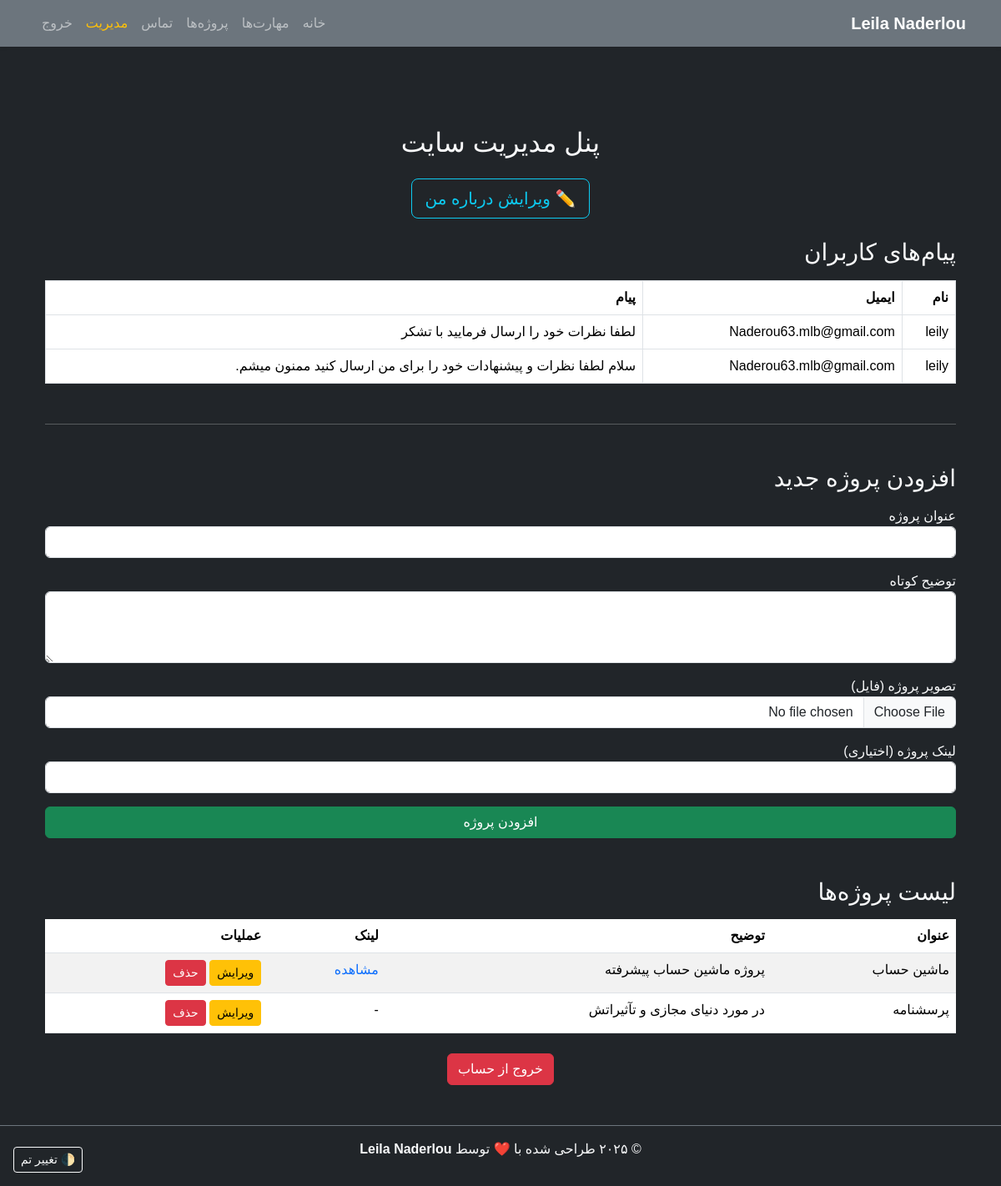
/admin (signed in), run on the app's committed database.
### app.py (models this page shows)
class Message(db.Model):
    id = db.Column(db.Integer, primary_key=True)
    name = db.Column(db.String(100))
    email = db.Column(db.String(120))
    message = db.Column(db.Text)

class Project(db.Model):
    id = db.Column(db.Integer, primary_key=True)
    title = db.Column(db.String(100), nullable=False)
    description = db.Column(db.Text, nullable=False)
    image_url = db.Column(db.String(250))
    link = db.Column(db.String(250))

### app.py (the view, shortened to what this page needs)
@app.route('/admin', methods=['GET', 'POST'])
def admin():
    if not session.get('admin'):
        flash("ابتدا وارد شوید ❌", "danger")
        return redirect(url_for('login'))
    messages = Message.query.all()
    projects = Project.query.all()
    return render_template('admin.html', messages=messages, projects=projects)

### templates/admin.html (shortened to what this page needs)
{% extends 'base.html' %}
{% block content %}
<div class="container mt-5">
  <h2 class="text-center mb-4">پنل مدیریت سایت</h2>
  <div class="text-center mt-3 mb-4">
    <a href="{{ url_for('edit_about') }}" class="btn btn-outline-info btn-lg">
      ✏️ ویرایش درباره من
    </a>
  </div>
  <h3 class="mt-4">پیام‌های کاربران</h3>
  {% if messages %}
    <table class="table table-bordered mt-3">
      <thead>
        <tr>
          <th>نام</th>
          <th>ایمیل</th>
          <th>پیام</th>
        </tr>
      </thead>
      <tbody>
        {% for msg in messages %}
          <tr>
            <td>{{ msg.name }}</td>
            <td>{{ msg.email }}</td>
            <td>{{ msg.message }}</td>
          </tr>
        {% endfor %}
      </tbody>
    </table>
  {% else %}
    <p class="text-muted mt-3">هنوز پیامی ثبت نشده 💬</p>
  {% endif %}
  <hr class="my-5">
  <h3 class="mt-4 mb-3">افزودن پروژه جدید</h3>
  <form method="POST" enctype="multipart/form-data">
    <div class="mb-3">
      <label>عنوان پروژه</label>
      <input type="text" name="title" class="form-control" required>
    </div>
    <div class="mb-3">
      <label>توضیح کوتاه</label>
      <textarea name="description" rows="3" class="form-control" required></textarea>
    </div>
    <div class="mb-3">
      <label>تصویر پروژه (فایل)</label>
      <input type="file" name="image_file" class="form-control" accept=".png,.jpg,.jpeg,.gif">
    </div>
    <div class="mb-3">
      <label>لینک پروژه (اختیاری)</label>
      <input type="url" name="link" class="form-control">
    </div>
    <button type="submit" class="btn btn-success w-100">افزودن پروژه</button>
  </form>
  <h3 class="mt-5">لیست پروژه‌ها</h3>
  {% if projects %}
    <table class="table table-striped mt-3">
      <thead>
        <tr>
          <th>عنوان</th>
          <th>توضیح</th>
          <th>لینک</th>
          <th>عملیات</th>
        </tr>
      </thead>
      <tbody>
        {% for p in projects %}
          <tr>
            <td>{{ p.title }}</td>
            <td>{{ p.description }}</td>
            <td>
              {% if p.link %}
                <a href="{{ p.link }}" target="_blank">مشاهده</a>
              {% else %}
                -
              {% endif %}
            </td>
            <td>
              <a href="{{ url_for('edit_project', id=p.id) }}" class="btn btn-sm btn-warning">ویرایش</a>
              <form action="{{ url_for('delete_project', id=p.id) }}" method="POST" style="display:inline;">
                <button type="submit" class="btn btn-sm btn-danger">حذف</button>
              </form>
            </td>
          </tr>
        {% endfor %}
      </tbody>
    </table>
  {% else %}
    <p class="text-muted mt-3">هنوز پروژه‌ای ثبت نشده 🚀</p>
  {% endif %}
  <div class="text-center mt-4">
    <a href="{{ url_for('logout') }}" class="btn btn-danger">خروج از حساب</a>
  </div>
</div>
{% endblock %}

### static/css/style.css (style rules this page uses)
body { font-family: "Vazirmatn", sans-serif; }
a { text-decoration: none; }

### data on the page
Message: name "leily", email "Naderou63.mlb@gmail.com", message "لطفا نظرات خود را ارسال فرمایید با تشکر"
Message: name "leily", email "Naderou63.mlb@gmail.com", message "سلام لطفا نظرات و پیشنهادات خود را برای من ارسال کنید ممنون میشم."
Project: title "ماشین حساب", description "پروژه ماشین حساب پیشرفته"
Project: title "پرسشنامه", description "در مورد دنیای مجازی و تآثیراتش"
